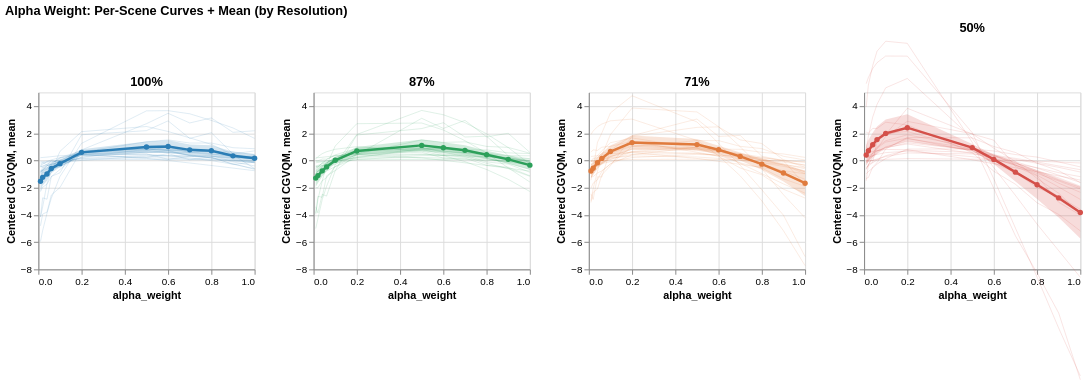

Notebook source saved alongside this figure:
### Markdown cell above
### Comparing how Alpha Weight Individual Scene shapes compare to the mean curve

### Code cell
alpha_df = df[df['parameter'] == 'alpha_weight'].copy()
alpha_df['resolution'] = alpha_df['resolution'].astype(str) + '%'

# Per-scene mean score per value
scene_curves = alpha_df.groupby(['scene', 'resolution', 'value'])['score_centered'].mean().reset_index()

# Mean curve across scenes
mean_curve = scene_curves.groupby(['resolution', 'value'])['score_centered'].agg(['mean','std','count']).reset_index()
mean_curve['ci95'] = 1.96 * mean_curve['std'] / np.sqrt(mean_curve['count'])

# Per-scene peak value
peaks = scene_curves.loc[scene_curves.groupby(['scene','resolution'])['score_centered'].idxmax()]
peaks = peaks.rename(columns={'value': 'peak_value'})

charts = []
for res in res_order:
    sc = scene_curves[scene_curves['resolution'] == res]
    mc = mean_curve[mean_curve['resolution'] == res]
    pk = peaks[peaks['resolution'] == res]
    col = res_colors[res_order.index(res)]

    # Individual scene lines (thin, transparent)
    individual = alt.Chart(sc).mark_line(opacity=0.15, strokeWidth=1).encode(
        x=alt.X('value:Q', title='alpha_weight'),
        y=alt.Y('score_centered:Q', title='Centered CGVQM', scale=alt.Scale(domain=[-8, 5])),
        detail='scene:N',
        color=alt.value(col)
    )

    # Mean line
    mean_line = alt.Chart(mc).mark_line(strokeWidth=2.5, point=True).encode(
        x='value:Q',
        y=alt.Y('mean:Q', scale=alt.Scale(domain=[-8, 5])),
        color=alt.value(col)
    )

    # CI band
    band = alt.Chart(mc).mark_errorband(opacity=0.2).encode(
        x='value:Q',
        y=alt.Y('mean:Q', scale=alt.Scale(domain=[-8, 5])),
        yError='ci95:Q',
        color=alt.value(col)
    )

    charts.append((individual + band + mean_line).properties(
        title=f'{res}', width=220, height=180
    ))

alt.hconcat(*charts).properties(title='Alpha Weight: Per-Scene Curves + Mean (by Resolution)')

### Figure 1 — Vega-Lite specification as saved in the notebook (floating-point values rounded to 4 significant figures; data arrays with more than 128 entries replaced by an {"elided": "..."} marker saying what was removed)
{"config": {"view": {"continuousWidth": 300, "continuousHeight": 300}}, "hconcat": [{"layer": [{"data": {"name": "data-df903c16e35ef02d453986b21977600e"}, "mark": {"type": "line", "opacity": 0.15, "strokeWidth": 1}, "encoding": {"color": {"value": "#2a7db5"}, "detail": {"field": "scene", "type": "nominal"}, "x": {"field": "value", "title": "alpha_weight", "type": "quantitative"}, "y": {"field": "score_centered", "scale": {"domain": [-8, 5]}, "title": "Centered CGVQM", "type": "quantitative"}}}, {"data": {"name": "data-273aee5ad592868a00731626d5433954"}, "mark": {"type": "errorband", "opacity": 0.2}, "encoding": {"color": {"value": "#2a7db5"}, "x": {"field": "value", "type": "quantitative"}, "y": {"field": "mean", "scale": {"domain": [-8, 5]}, "type": "quantitative"}, "yError": {"field": "ci95"}}}, {"data": {"name": "data-273aee5ad592868a00731626d5433954"}, "mark": {"type": "line", "point": true, "strokeWidth": 2.5}, "encoding": {"color": {"value": "#2a7db5"}, "x": {"field": "value", "type": "quantitative"}, "y": {"field": "mean", "scale": {"domain": [-8, 5]}, "type": "quantitative"}}}], "height": 180, "title": "100%", "width": 220}, {"layer": [{"data": {"name": "data-475246d29770955ca45e576e302e8548"}, "mark": {"type": "line", "opacity": 0.15, "strokeWidth": 1}, "encoding": {"color": {"value": "#2ca05a"}, "detail": {"field": "scene", "type": "nominal"}, "x": {"field": "value", "title": "alpha_weight", "type": "quantitative"}, "y": {"field": "score_centered", "scale": {"domain": [-8, 5]}, "title": "Centered CGVQM", "type": "quantitative"}}}, {"data": {"name": "data-02f66f9cc7a71700b49178b34ffd898d"}, "mark": {"type": "errorband", "opacity": 0.2}, "encoding": {"color": {"value": "#2ca05a"}, "x": {"field": "value", "type": "quantitative"}, "y": {"field": "mean", "scale": {"domain": [-8, 5]}, "type": "quantitative"}, "yError": {"field": "ci95"}}}, {"data": {"name": "data-02f66f9cc7a71700b49178b34ffd898d"}, "mark": {"type": "line", "point": true, "strokeWidth": 2.5}, "encoding": {"color": {"value": "#2ca05a"}, "x": {"field": "value", "type": "quantitative"}, "y": {"field": "mean", "scale": {"domain": [-8, 5]}, "type": "quantitative"}}}], "height": 180, "title": "87%", "width": 220}, {"layer": [{"data": {"name": "data-9e4d7a031b617e1eec939bcbf698a533"}, "mark": {"type": "line", "opacity": 0.15, "strokeWidth": 1}, "encoding": {"color": {"value": "#e07b3d"}, "detail": {"field": "scene", "type": "nominal"}, "x": {"field": "value", "title": "alpha_weight", "type": "quantitative"}, "y": {"field": "score_centered", "scale": {"domain": [-8, 5]}, "title": "Centered CGVQM", "type": "quantitative"}}}, {"data": {"name": "data-0be35f75fdd9f62b1ca1b17619c70821"}, "mark": {"type": "errorband", "opacity": 0.2}, "encoding": {"color": {"value": "#e07b3d"}, "x": {"field": "value", "type": "quantitative"}, "y": {"field": "mean", "scale": {"domain": [-8, 5]}, "type": "quantitative"}, "yError": {"field": "ci95"}}}, {"data": {"name": "data-0be35f75fdd9f62b1ca1b17619c70821"}, "mark": {"type": "line", "point": true, "strokeWidth": 2.5}, "encoding": {"color": {"value": "#e07b3d"}, "x": {"field": "value", "type": "quantitative"}, "y": {"field": "mean", "scale": {"domain": [-8, 5]}, "type": "quantitative"}}}], "height": 180, "title": "71%", "width": 220}, {"layer": [{"data": {"name": "data-a5feaade80384f5bfce3d03f5f615a75"}, "mark": {"type": "line", "opacity": 0.15, "strokeWidth": 1}, "encoding": {"color": {"value": "#d4504a"}, "detail": {"field": "scene", "type": "nominal"}, "x": {"field": "value", "title": "alpha_weight", "type": "quantitative"}, "y": {"field": "score_centered", "scale": {"domain": [-8, 5]}, "title": "Centered CGVQM", "type": "quantitative"}}}, {"data": {"name": "data-6d7ef8401f7b10e331343096b48f01d3"}, "mark": {"type": "errorband", "opacity": 0.2}, "encoding": {"color": {"value": "#d4504a"}, "x": {"field": "value", "type": "quantitative"}, "y": {"field": "mean", "scale": {"domain": [-8, 5]}, "type": "quantitative"}, "yError": {"field": "ci95"}}}, {"data": {"name": "data-6d7ef8401f7b10e331343096b48f01d3"}, "mark": {"type": "line", "point": true, "strokeWidth": 2.5}, "encoding": {"color": {"value": "#d4504a"}, "x": {"field": "value", "type": "quantitative"}, "y": {"field": "mean", "scale": {"domain": [-8, 5]}, "type": "quantitative"}}}], "height": 180, "title": "50%", "width": 220}], "title": "Alpha Weight: Per-Scene Curves + Mean (by Resolution)", "$schema": "https://vega.github.io/schema/vega-lite/v6.1.0.json", "datasets": {"data-df903c16e35ef02d453986b21977600e": {"elided": "252 records"}, "data-273aee5ad592868a00731626d5433954": [{"resolution": "100%", "value": 0.01, "mean": -1.524, "std": 1.731, "count": 21, "ci95": 0.7402}, {"resolution": "100%", "value": 0.02, "mean": -1.242, "std": 1.418, "count": 21, "ci95": 0.6066}, {"resolution": "100%", "value": 0.04, "mean": -0.9964, "std": 1.173, "count": 21, "ci95": 0.5016}, {"resolution": "100%", "value": 0.06, "mean": -0.5958, "std": 0.7789, "count": 21, "ci95": 0.3332}, {"resolution": "100%", "value": 0.1, "mean": -0.2349, "std": 0.5791, "count": 21, "ci95": 0.2477}, {"resolution": "100%", "value": 0.2, "mean": 0.5958, "std": 0.5463, "count": 21, "ci95": 0.2337}, {"resolution": "100%", "value": 0.5, "mean": 0.9852, "std": 0.9621, "count": 21, "ci95": 0.4115}, {"resolution": "100%", "value": 0.6, "mean": 1.021, "std": 1.094, "count": 21, "ci95": 0.4679}, {"resolution": "100%", "value": 0.7, "mean": 0.7793, "std": 0.9122, "count": 21, "ci95": 0.3902}, {"resolution": "100%", "value": 0.8, "mean": 0.7097, "std": 0.9314, "count": 21, "ci95": 0.3983}, {"resolution": "100%", "value": 0.9, "mean": 0.3406, "std": 0.718, "count": 21, "ci95": 0.3071}, {"resolution": "100%", "value": 1.0, "mean": 0.1614, "std": 0.7233, "count": 21, "ci95": 0.3094}], "data-475246d29770955ca45e576e302e8548": {"elided": "252 records"}, "data-02f66f9cc7a71700b49178b34ffd898d": [{"resolution": "87%", "value": 0.01, "mean": -1.298, "std": 1.498, "count": 21, "ci95": 0.6406}, {"resolution": "87%", "value": 0.02, "mean": -1.113, "std": 1.289, "count": 21, "ci95": 0.5513}, {"resolution": "87%", "value": 0.04, "mean": -0.7645, "std": 0.9472, "count": 21, "ci95": 0.4051}, {"resolution": "87%", "value": 0.06, "mean": -0.4749, "std": 0.7408, "count": 21, "ci95": 0.3169}, {"resolution": "87%", "value": 0.1, "mean": 0.01182, "std": 0.4534, "count": 21, "ci95": 0.1939}, {"resolution": "87%", "value": 0.2, "mean": 0.6966, "std": 0.6793, "count": 21, "ci95": 0.2905}, {"resolution": "87%", "value": 0.5, "mean": 1.107, "std": 1.001, "count": 21, "ci95": 0.4281}, {"resolution": "87%", "value": 0.6, "mean": 0.935, "std": 0.9401, "count": 21, "ci95": 0.4021}, {"resolution": "87%", "value": 0.7, "mean": 0.7436, "std": 0.856, "count": 21, "ci95": 0.3661}, {"resolution": "87%", "value": 0.8, "mean": 0.4182, "std": 0.7094, "count": 21, "ci95": 0.3034}, {"resolution": "87%", "value": 0.9, "mean": 0.08185, "std": 0.6943, "count": 21, "ci95": 0.297}, {"resolution": "87%", "value": 1.0, "mean": -0.3442, "std": 0.7371, "count": 21, "ci95": 0.3153}], "data-9e4d7a031b617e1eec939bcbf698a533": {"elided": "252 records"}, "data-0be35f75fdd9f62b1ca1b17619c70821": [{"resolution": "71%", "value": 0.01, "mean": -0.7701, "std": 1.188, "count": 21, "ci95": 0.508}, {"resolution": "71%", "value": 0.02, "mean": -0.5705, "std": 1.098, "count": 21, "ci95": 0.4695}, {"resolution": "71%", "value": 0.04, "mean": -0.1637, "std": 0.961, "count": 21, "ci95": 0.411}, {"resolution": "71%", "value": 0.06, "mean": 0.1496, "std": 0.9182, "count": 21, "ci95": 0.3927}, {"resolution": "71%", "value": 0.1, "mean": 0.6587, "std": 1.009, "count": 21, "ci95": 0.4315}, {"resolution": "71%", "value": 0.2, "mean": 1.313, "std": 1.214, "count": 21, "ci95": 0.519}, {"resolution": "71%", "value": 0.5, "mean": 1.166, "std": 0.9795, "count": 21, "ci95": 0.4189}, {"resolution": "71%", "value": 0.6, "mean": 0.7842, "std": 0.7136, "count": 21, "ci95": 0.3052}, {"resolution": "71%", "value": 0.7, "mean": 0.2986, "std": 0.688, "count": 21, "ci95": 0.2943}, {"resolution": "71%", "value": 0.8, "mean": -0.2698, "std": 0.9456, "count": 21, "ci95": 0.4044}, {"resolution": "71%", "value": 0.9, "mean": -0.9235, "std": 1.459, "count": 21, "ci95": 0.624}, {"resolution": "71%", "value": 1.0, "mean": -1.673, "std": 2.182, "count": 21, "ci95": 0.9331}], "data-a5feaade80384f5bfce3d03f5f615a75": {"elided": "252 records"}, "data-6d7ef8401f7b10e331343096b48f01d3": [{"resolution": "50%", "value": 0.01, "mean": 0.4043, "std": 1.684, "count": 21, "ci95": 0.7201}, {"resolution": "50%", "value": 0.02, "mean": 0.7104, "std": 1.858, "count": 21, "ci95": 0.7945}, {"resolution": "50%", "value": 0.04, "mean": 1.151, "std": 2.089, "count": 21, "ci95": 0.8934}, {"resolution": "50%", "value": 0.06, "mean": 1.532, "std": 2.242, "count": 21, "ci95": 0.9587}, {"resolution": "50%", "value": 0.1, "mean": 1.989, "std": 2.371, "count": 21, "ci95": 1.014}, {"resolution": "50%", "value": 0.2, "mean": 2.407, "std": 2.31, "count": 21, "ci95": 0.9878}, {"resolution": "50%", "value": 0.5, "mean": 0.9464, "std": 0.5988, "count": 21, "ci95": 0.2561}, {"resolution": "50%", "value": 0.6, "mean": 0.07821, "std": 0.7871, "count": 21, "ci95": 0.3366}, {"resolution": "50%", "value": 0.7, "mean": -0.8608, "std": 1.621, "count": 21, "ci95": 0.6934}, {"resolution": "50%", "value": 0.8, "mean": -1.783, "std": 2.468, "count": 21, "ci95": 1.056}, {"resolution": "50%", "value": 0.9, "mean": -2.753, "std": 3.35, "count": 21, "ci95": 1.433}, {"resolution": "50%", "value": 1.0, "mean": -3.822, "std": 4.464, "count": 21, "ci95": 1.909}]}}
